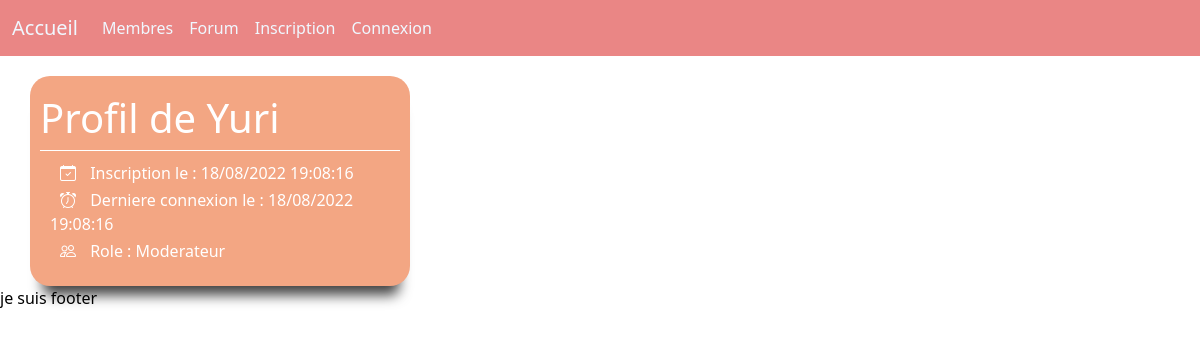
/_profil/voir-profil.php?id=7, run on the app's committed database.
### tables this page shows
CREATE TABLE `utilisateur` (
  `id` int(11) NOT NULL,
  `pseudo` varchar(50) NOT NULL,
  `mail` varchar(255) NOT NULL,
  `mdp` text NOT NULL,
  `date_creation` datetime NOT NULL,
  `date_connexion` datetime NOT NULL,
  `role` int(1) NOT NULL DEFAULT '0'
);

### _profil/voir-profil.php (the view, shortened to what this page needs)
<?php
include_once('../include.php');
$get_id = (int) $_GET['id'];
$req = $DB->prepare('SELECT *
FROM utilisateur
WHERE id = ?');
$req->execute([$get_id]);
$req_user = $req->fetch();
$date = date_create($req_user['date_creation']);
$date_inscription = date_format($date, 'd/m/Y H:m:s');
$date = date_create($req_user['date_connexion']);
$date_connexion = date_format($date, 'd/m/Y  H:m:s');
switch ($req_user['role']) {
    case 3:
        $role = 'Moderateur';
        break;
}
?>
<!doctype html>
<html lang="en">
<head>
    <?php
    require_once('../_head/link.php');
    ?>
</head>
<body>
    <?php require_once('../_menu/menu.php'); ?>
    <div class="container">
        <div class="row ">
            <div class="col-4 , bodyMembres">
                <h1>Profil de <?= $req_user['pseudo']  ?></h1>
                <div class="borderLine"></div>
                <div class="cobtainerInfoVoirProfil">
                    <p>
                        <i class="bi bi-calendar-check"></i> Inscription le : <?= $date_inscription  ?>
                    </p>
                    <p>
                        <i class="bi bi-alarm"></i> Derniere connexion le : <?= $date_connexion   ?>
                    </p>
                    <p>
                        <i class="bi bi-people"></i> Role : <?= $role;   ?>
                    </p>
                </div>
            </div>
            <div class="col-8"></div>
        </div>
    </div>
    <?php require_once('../_footer/footer.php'); ?>
</body>
</html>

### _css/style.css (style rules this page uses)
body { background-color: white; color: white; }
.borderLine { border-bottom: 1px solid white; }
i { padding: 10px; }
h1 { margin: 8px 0; }
p { margin-bottom: 3px; }
.bodyMembres { background-color: #f3a683; border-radius: 20px; margin-top: 20px; padding: 10px; box-shadow: 1px 21px 13px -12px rgba(0, 0, 0, 0.75); -webkit-box-shadow: 1px 21px 13px -12px rgba(0, 0, 0, 0.75); -moz-box-shadow: 1px 21px 13px -12px rgba(0, 0, 0, 0.75); }
.cobtainerInfoVoirProfil { padding: 10px; }

### data on the page
utilisateur: pseudo "Yuri", date_creation "18/08/2022 19:08:16", date_connexion "18/08/2022 19:08:16", role "Moderateur"
